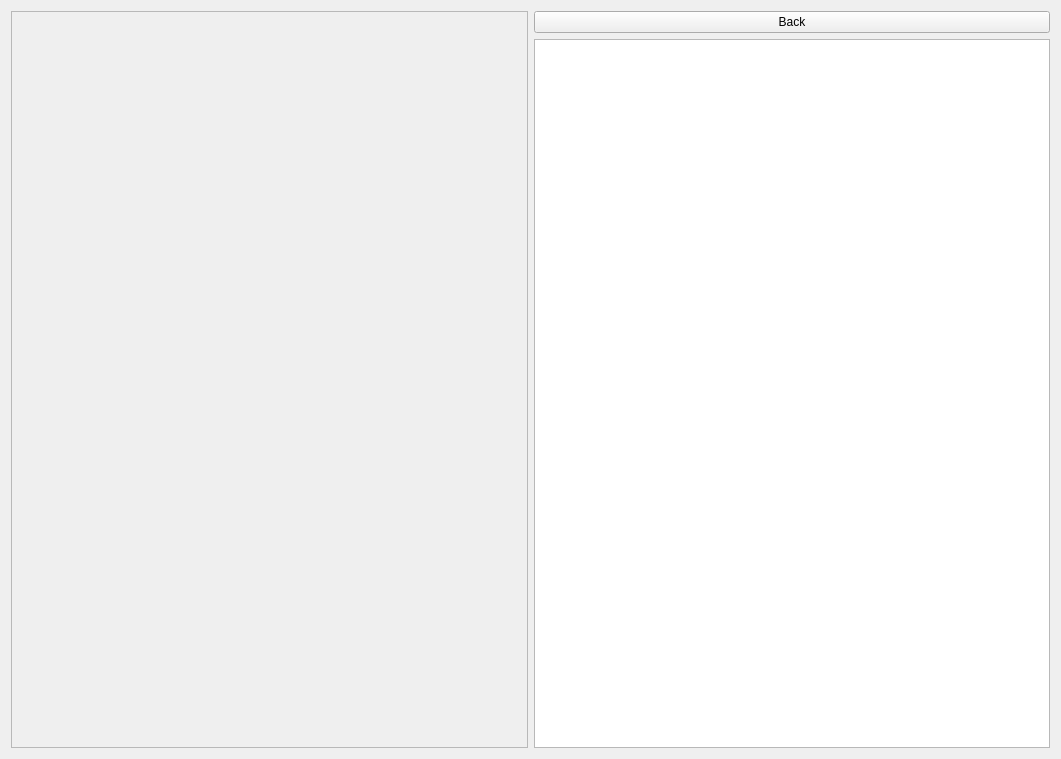
<?xml version="1.0" encoding="UTF-8"?>
<ui version="4.0">
 <class>ArtistsWidget</class>
 <widget class="QWidget" name="ArtistsWidget">
  <property name="geometry">
   <rect>
    <x>0</x>
    <y>0</y>
    <width>1061</width>
    <height>759</height>
   </rect>
  </property>
  <property name="windowTitle">
   <string>Form</string>
  </property>
  <property name="locale">
   <locale language="English" country="UnitedStates"/>
  </property>
  <layout class="QHBoxLayout" name="horizontalLayout">
   <item>
    <widget class="QScrollArea" name="scrollArea">
     <property name="widgetResizable">
      <bool>true</bool>
     </property>
     <widget class="QWidget" name="scrollAreaWidgetContents">
      <property name="geometry">
       <rect>
        <x>0</x>
        <y>0</y>
        <width>517</width>
        <height>739</height>
       </rect>
      </property>
     </widget>
    </widget>
   </item>
   <item>
    <layout class="QVBoxLayout" name="verticalLayout">
     <item>
      <widget class="QPushButton" name="backButton">
       <property name="text">
        <string>Back</string>
       </property>
       <property name="icon">
        <iconset theme="go-previous"/>
       </property>
      </widget>
     </item>
     <item>
      <widget class="QTableView" name="tableView">
       <property name="editTriggers">
        <set>QAbstractItemView::NoEditTriggers</set>
       </property>
       <property name="showGrid">
        <bool>false</bool>
       </property>
       <attribute name="horizontalHeaderVisible">
        <bool>false</bool>
       </attribute>
       <attribute name="horizontalHeaderHighlightSections">
        <bool>false</bool>
       </attribute>
       <attribute name="verticalHeaderVisible">
        <bool>false</bool>
       </attribute>
       <attribute name="verticalHeaderHighlightSections">
        <bool>false</bool>
       </attribute>
      </widget>
     </item>
    </layout>
   </item>
  </layout>
 </widget>
 <resources/>
 <connections/>
</ui>
